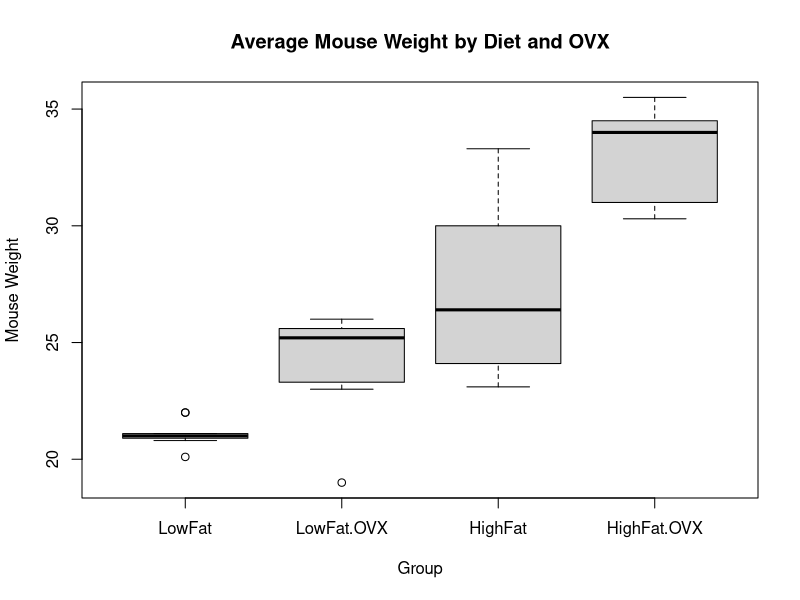
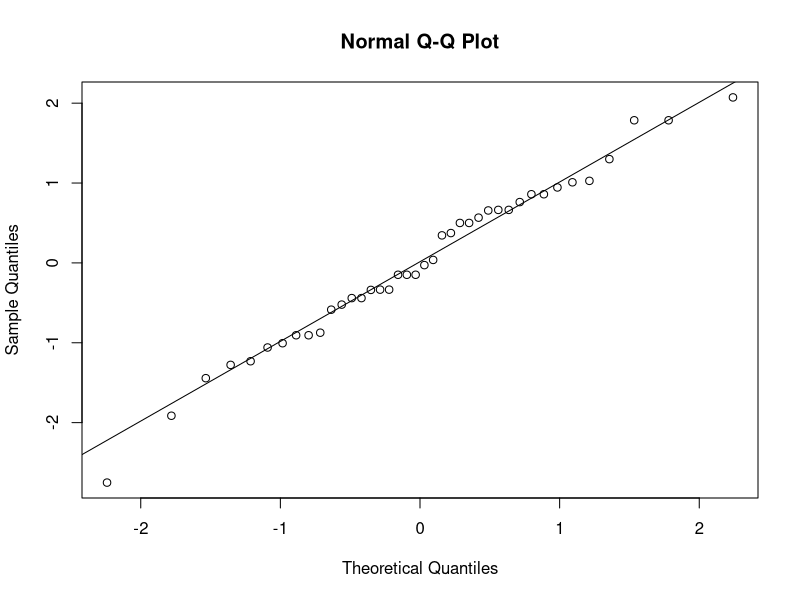
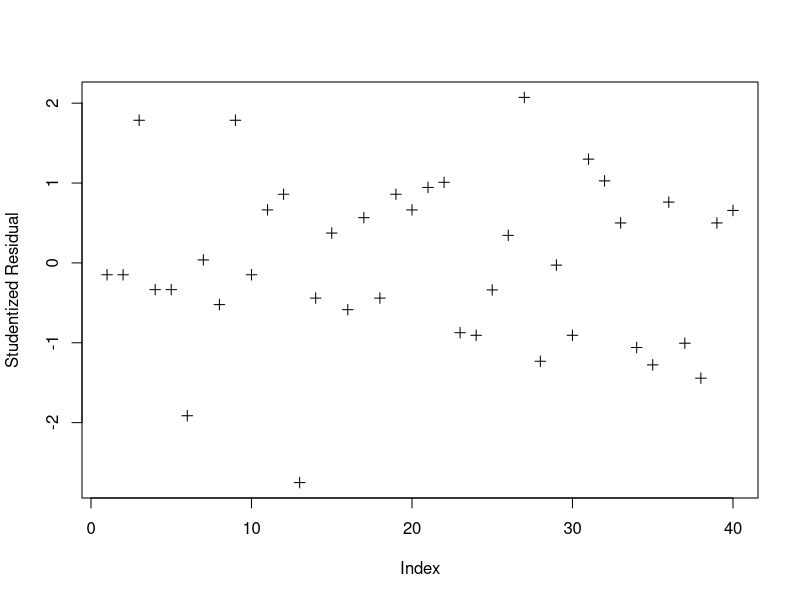
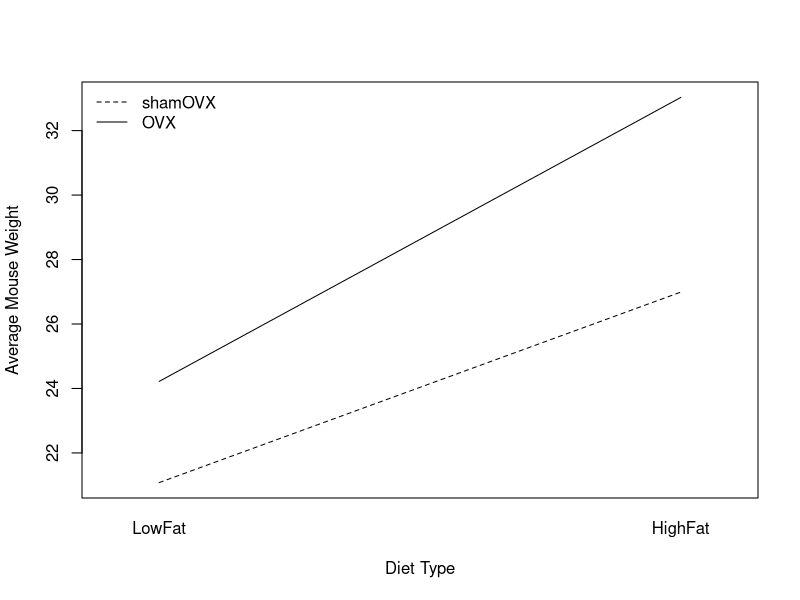
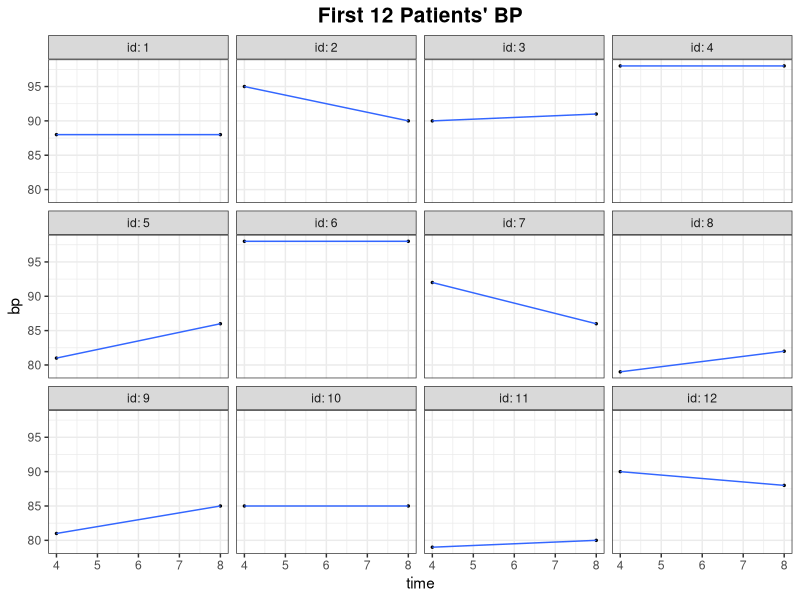
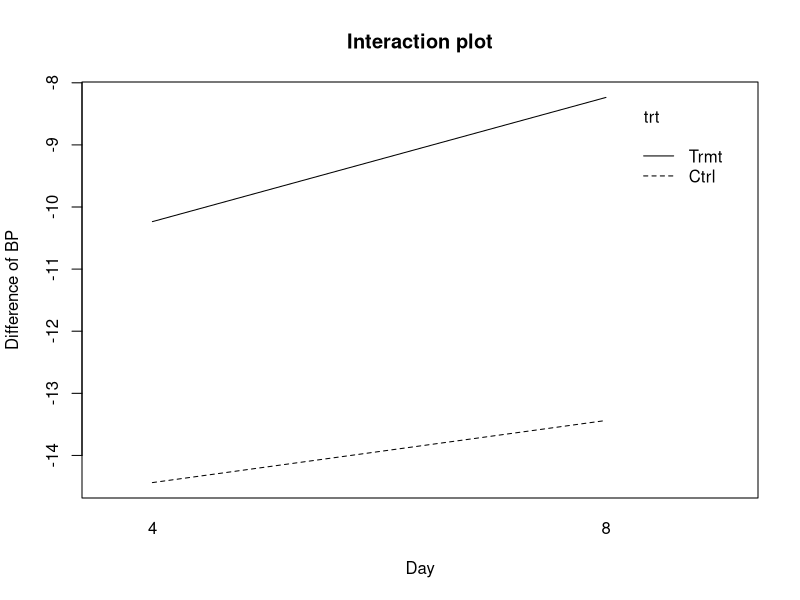

These figures' R source, in order:
# This R script is for Core Knowledge Seminar on 03/30/2022 about Biostatistics-ANOVA by Taehoon Ha.

# Load R packages we need today
library(dplyr)
library(readxl)
library(multcomp)
library(ggplot2)
library(lme4)
library(lmerTest)

# For those who do not have packages above, please uncomment the following line and install packages.
# install.packages(c("dplyr", "readxl", "multcomp", "ggplot2", "lme4", "lmerTest"))

# Today's dataset1 - Diet (low fat vs. high fat) and Ovx (shamOVX vs. OVX)
# Place the dataset and this R script file in the same folder and click [Session]-[Set working directory]-[To source file location] on the menu.
dat.work <- read_xlsx("CoreKnowledge.xlsx", sheet = 1)

# Preprocessing Factorize the categorical variable as preprocessing
dat.work$GroupName <- factor(dat.work$GroupName, levels = c("LowFat", "LowFat.OVX", "HighFat", "HighFat.OVX"))


#########################################################
# [1] One-way ANOVA

# 1. One-way ANOVA using cell means model
cellmeans_model <- lm(MouseWt ~ GroupName -1, data = dat.work)
summary(cellmeans_model)



# 2. As anova p-value is significant, we should move on to post-hoc analysis to identify which group mean(s) are significant.
anova(cellmeans_model)



# 3. Post-hoc analysis
aov.cellmeans <- aov(MouseWt ~ GroupName -1, data = dat.work)



# 3-1. Example 1: Tukey's method - compare all possible pairs
summary(glht(aov.cellmeans, linfct=mcp(GroupName="Tukey")), test = adjusted("none"))

# 3-2. Example 2: Dunnett's method - compare control to each treatment group. 
# Here, LowFat group is the reference, so compare LowFat to each of other groups.
summary(glht(aov.cellmeans, linfct=mcp(GroupName="Dunnett")), test = adjusted("none"))

# 3-3. Example 3: Contrast Matrix K
# - 1st column: LowFat.shamOVX group
# - 2nd column: LowFat.OVX group
# - 3rd column: HighFat.shamOVX group
# - 4th column: HighFat.OVX group
K <- rbind("OVX effect in LF"     = c(-1, 1, 0, 0),
           "OVX effect in HF"     = c(0, 0, -1, 1),
           "HF effect in shamOVX" = c(-1, 0, 1, 0),
           "HF effect in OVX"     = c(0, -1, 0, 1),
           "OVX effect"           = c(-1, 1, -1, 1),
           "HF effect"            = c(-1, -1, 1, 1), 
           "OVX HF Interation"    = c(1, -1, -1, 1))
summary(glht(aov.cellmeans, linfct=mcp(GroupName=K)), test = adjusted(type="none"))



# 4. Visualizing the group differences using boxplot
boxplot(MouseWt ~ GroupName, data = dat.work,
        xlab = "Group", ylab = "Mouse Weight",
        main = "Average Mouse Weight by Diet and OVX")



# 5. To see if we can improve our model - using weighted linear regression could improve the model fitting: inverse variance weighting
wts <- 1/rep(tapply(dat.work$MouseWt, dat.work$GroupName, var), each = 10)
cellmeans_model <- lm(MouseWt ~ GroupName - 1, data = dat.work, weights = wts)



# 6. Model diagnostics
# 6-1. assumption check (1) - Normality
qqnorm(rstudent(cellmeans_model))
qqline(rstudent(cellmeans_model))

# 6-2. assumption check (2) - Homogeneity of variances
plot(1:nrow(dat.work), rstudent(cellmeans_model), pch = 3,
     xlab="Index", ylab="Studentized Residual")

# > Both normality and homogeneity of variances assumptions were met!

#########################################################

# [2] Two-way ANOVA

# 1. Preprocessing the dataset
dat.work$Diet <- factor(dat.work$Diet, levels = c("LowFat", "HighFat"))
dat.work$OVX <- factor(dat.work$OVX, levels = c("shamOVX", "OVX"))

# 2. Two-way ANOVA using effects model
effects_model <- lm(MouseWt ~ Diet * OVX, data = dat.work)
summary(effects_model)

# 3. According to the ANOVA result, both Diet, Ovx, and the interaction of Diet and Ovx are all significant.
anova(effects_model)

# 4. Post-hoc analysis
# - 1st column: LowFat group mean (reference group)
# - 2nd column: Difference in mean between LowFat and HighFat
# - 3rd column: Difference in mean between LowFat.OVX and LowFat
# - 4th column: (HF.OVX - HF) - (LF.OVX - LF)
# > As cell means model and effects model are different in desinging contrast matrix, we need to precisely know what it means.
K2 <- rbind("LF.OVX - LF"               = c(0, 0, 1, 0),
            "HF.OVX - HF"               = c(0, 0, 1, 1),
            "HF - LF"                   = c(0, 1, 0, 0),
            "HF.OVX - LF.OVX"           = c(0, 1, 0, 1),
            "LF.OVX + HF.OVX - LF - HF" = c(0, 0, 2, 1),
            "HF + HF.OVX - LF - LF.OVX" = c(0, 2, 0, 1), 
            "HF.OVX - HF - LF.OVX + LF" = c(0, 0, 0, 1))
summary(glht(effects_model, linfct=K2), test=adjusted(type="none"))



# 5. Visualizing the interaction using line graph
# > Depending on the diet type and OVX, the slopes are different with each other. This is because Diet is significantly associated with Ovx.
interaction.plot(dat.work$Diet, dat.work$OVX, dat.work$MouseWt, 
                 xlab="Diet Type", ylab="Average Mouse Weight",
                 legend=F, lty=2:1)
legend("topleft", legend=levels(dat.work$OVX), lty=2:1, bty="n")

#########################################################

# [3] Partial F-test
# - Goal: To compare a full (complex) model to a reduced (simpler) model.
# - Caution: A full (complex) model should include all the predictors that a reduced (simpler) model has. ["nested model"]
# - To compare between non-nested models, use AIC, BIC, or Vuong's test.

reduced_model <- lm(MouseWt ~ Diet, data = dat.work)
full_model <- lm(MouseWt ~ Diet + OVX + Diet * OVX, data = dat.work)
anova(reduced_model, full_model)
# > As p<0.05, there is enough evidence that the full (complex) model is better than the reduced (simpler) model.

#########################################################

# [4] Mixed-effects model
# - Limitation of repeated measures ANOVA: if there is one sinlge NA value in the dataset, that sample is not available.
# - Solution: imputation.
# - Alternatively, we can try mixed effects model instead.

# 1. Today's dataset2 - longitudinal blood pressure between drug types
blood_data <- read_xlsx("CoreKnowledge.xlsx", sheet = 2) %>%
    mutate(id = factor(id),
           trt = factor(trt))



# 2. First 12 patients' bp change over time
# - Current issue: blood pressure change pattern differs from patient to patient.
# - Can we better measure the treatment effect and minimize the patients' effect (variations)?
ggplot(blood_data %>% filter(id %in% 1:12), aes(x=time, y=bp)) +
    geom_point(size=0.5) +
    stat_smooth(method = "lm",se=F,size=0.5)+
    facet_wrap("id", labeller = label_both)+ 
    theme_bw() +
    ggtitle("First 12 Patients' BP") +
    theme(plot.title = element_text(hjust = 0.5, size = 15, face = "bold"))

# 3. Interaction plot between Drug type and Time: Drug is associated with Time.
blood_data$time <- factor(blood_data$time)
with(blood_data, interaction.plot(x.factor = time, trace.factor = trt, response = d,
                                  xlab = "Day", ylab = "Difference of BP", 
                                  main = "Interaction plot"))

# 4. Mixed effects modeling
blood_fit <- lmer(d ~ trt + time + trt * time + (1|id), data = blood_data)
summary(blood_fit)
# > Treatment effect was significant. However, control drug decreased more blood pressure.
# > Time effect was not significant.
# > Interaction between treatment and time was not significant. 
# > Overall, we can conclude that not enough evidence was shown that the new (treatment) drug significantly decreased the blood pressure than the control (current) drug.
